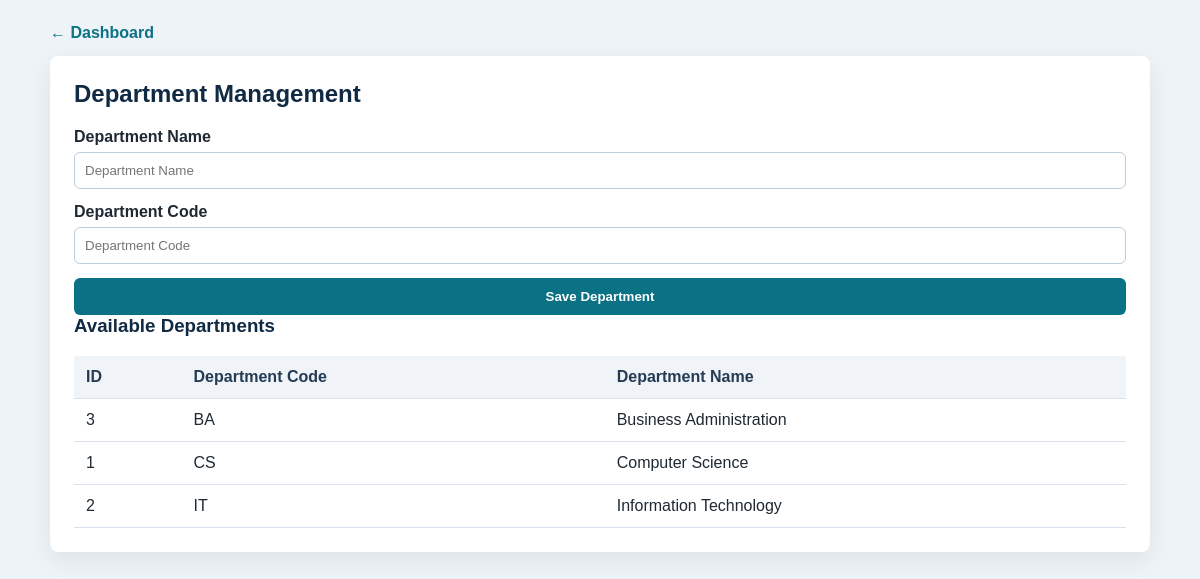
The app's page /departments/manage_departments.php (signed in) with its own data.
### tables this page shows
CREATE TABLE departments (
    id INT AUTO_INCREMENT PRIMARY KEY,
    department_name VARCHAR(150) NOT NULL,
    department_code VARCHAR(50) NOT NULL UNIQUE
);

### config/auth.php (called while the page is built, shortened)
<?php
function e($value) {
    return htmlspecialchars((string)$value, ENT_QUOTES, 'UTF-8');
}
?>

### departments/manage_departments.php (the view, shortened to what this page needs)
<?php
require_once '../config/auth.php';
include '../config/db.php';
$departments = mysqli_query($conn, "SELECT * FROM departments ORDER BY department_name");
?>
<!DOCTYPE html>
<html>
<head>
    <link rel="stylesheet" href="../assets/css/style.css">
</head>
<body>
<main class="page">
<a class="back-link" href="../dashboard.php">&larr; Dashboard</a>
<section class="panel">
<h2>Department Management</h2>
<form method="POST">
    <label>Department Name</label>
    <input type="text" name="department_name" placeholder="Department Name" required>
    <label>Department Code</label>
    <input type="text" name="department_code" placeholder="Department Code" required>
    <button type="submit" name="save">Save Department</button>
</form>
<h3>Available Departments</h3>
<table>
    <tr><th>ID</th><th>Department Code</th><th>Department Name</th></tr>
    <?php while($department = mysqli_fetch_assoc($departments)){ ?>
    <tr>
        <td><?php echo e($department['id']); ?></td>
        <td><?php echo e($department['department_code']); ?></td>
        <td><?php echo e($department['department_name']); ?></td>
    </tr>
    <?php } ?>
</table>
</section>
</main>
</body>
</html>

### assets/css/style.css (style rules this page uses)
body { font-family: Arial, sans-serif; background: #eef3f7; color: #1f2933; margin: 0; padding: 24px; }
.page { max-width: 1100px; margin: 0 auto; }
.panel { background: #fff; border-radius: 8px; box-shadow: 0 8px 24px rgba(31, 41, 51, 0.08); margin-bottom: 20px; padding: 24px; }
h1, h2, h3 { color: #102a43; margin-top: 0; }
label { display: block; font-weight: 700; margin-bottom: 6px; }
input, select { border: 1px solid #bcccdc; border-radius: 6px; box-sizing: border-box; width: 100%; padding: 10px; margin-bottom: 14px; }
.button, button { background: #0b7285; border-radius: 6px; color: white; border: none; cursor: pointer; display: inline-block; font-weight: 700; padding: 11px 16px; text-align: center; text-decoration: none; }
button { width: 100%; }
.back-link { color: #0b7285; display: inline-block; font-weight: 700; margin-bottom: 14px; text-decoration: none; }
table { border-collapse: collapse; width: 100%; }
th, td { border-bottom: 1px solid #d9e2ec; padding: 12px; text-align: left; }
th { background: #f0f4f8; color: #243b53; }

### records on screen
departments: id "3", department_code "BA", department_name "Business Administration"
departments: id "1", department_code "CS", department_name "Computer Science"
departments: id "2", department_code "IT", department_name "Information Technology"
